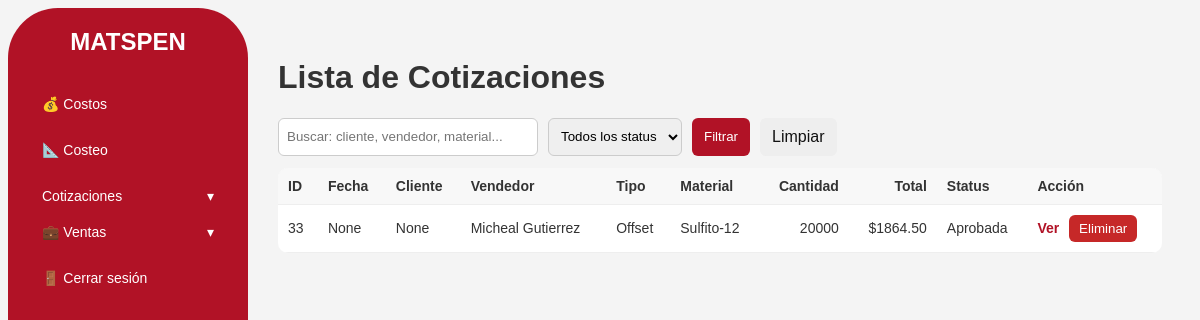
/cotizaciones, run on an earlier commit of the app's database.
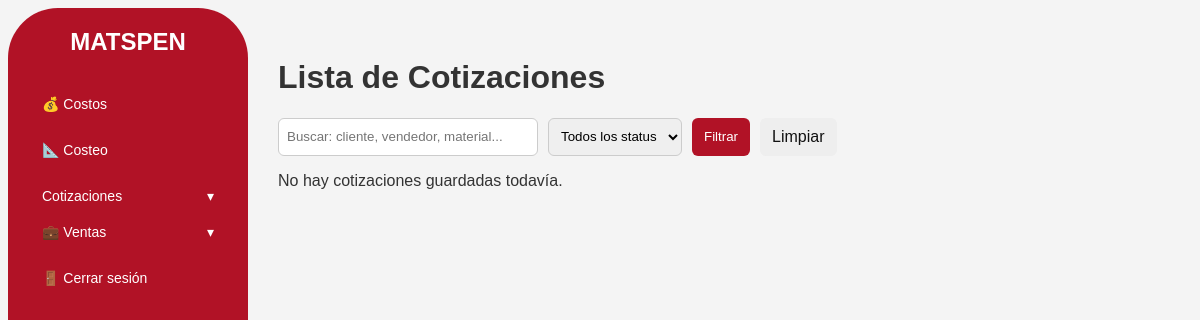
And on a later commit of the database.
### tables this page shows
CREATE TABLE "costeo" (
            id INTEGER PRIMARY KEY AUTOINCREMENT,
            fecha TEXT,
            tipo_de_impresion TEXT,
            nombre_vendedor TEXT,
            material TEXT,
            cantidad INTEGER,
            artes INTEGER,
            resmas REAL,
            costo_material REAL,
            cliente TEXT,
            planchas INTEGER,
            costo_total REAL,
            status TEXT
        );

### app.py (the view)
@app.route("/cotizaciones")
def cotizaciones():
    conn = get_db_connection()
    conn.execute("SELECT id, status FROM costeo ORDER BY id DESC LIMIT 5").fetchall()
    q = (request.args.get("q") or "").strip()          # buscar texto
    status = (request.args.get("status") or "").strip()
    sql = "SELECT * FROM costeo WHERE 1=1"
    params = []
    if status:
        sql += " AND status = ?"
        params.append(status)
    if q:
        sql += " AND (cliente LIKE ? OR nombre_vendedor LIKE ? OR material LIKE ? OR tipo_de_impresion LIKE ?)"
        like = f"%{q}%"
        params.extend([like, like, like, like])
    sql += " ORDER BY id DESC"
    cotizaciones = conn.execute(sql, params).fetchall()
    conn.close()
    return render_template("cotizaciones.html", cotizaciones=cotizaciones, q=q, status=status)

### database.py (called while the page is built)
def get_db_connection():
    conn = sqlite3.connect(DB_PATH)
    conn.row_factory = sqlite3.Row
    return conn

### templates/cotizaciones.html (shortened to what this page needs)
{% extends "base.html" %}
{% block content %}
<h1>Lista de Cotizaciones</h1>
<form method="get" style="display:flex; gap:10px; flex-wrap:wrap; margin:12px 0;">
  <input type="text" name="q" placeholder="Buscar: cliente, vendedor, material..." value="{{ q }}"
         style="padding:8px; border:1px solid #ccc; border-radius:6px; min-width:260px;">
  <select name="status" style="padding:8px; border:1px solid #ccc; border-radius:6px;">
    <option value="">Todos los status</option>
  </select>
  <button type="submit" style="padding:10px 12px; border:none; border-radius:6px; background:#b11226; color:white; cursor:pointer;">
    Filtrar
  </button>
  <a href="/cotizaciones" style="padding:10px 12px; border-radius:6px; background:#eee; color:#111; text-decoration:none;">
    Limpiar
  </a>
</form>
{% if cotizaciones and cotizaciones|length > 0 %}
  <table style="width:100%; border-collapse:collapse; background:white; border-radius:10px; overflow:hidden;">
    <thead>
      <tr style="background:#f3f3f3;">
        <th style="text-align:left; padding:10px; border-bottom:1px solid #eee;">ID</th>
        <th style="text-align:left; padding:10px; border-bottom:1px solid #eee;">Fecha</th>
        <th style="text-align:left; padding:10px; border-bottom:1px solid #eee;">Cliente</th>
        <th style="text-align:left; padding:10px; border-bottom:1px solid #eee;">Vendedor</th>
        <th style="text-align:left; padding:10px; border-bottom:1px solid #eee;">Tipo</th>
        <th style="text-align:left; padding:10px; border-bottom:1px solid #eee;">Material</th>
        <th style="text-align:right; padding:10px; border-bottom:1px solid #eee;">Cantidad</th>
        <th style="text-align:right; padding:10px; border-bottom:1px solid #eee;">Total</th>
        <th style="text-align:left; padding:10px; border-bottom:1px solid #eee;">Status</th>
        <th style="text-align:left; padding:10px; border-bottom:1px solid #eee;">Acción</th>
      </tr>
    </thead>
    <tbody>
      {% for c in cotizaciones %}
      <tr>
        <td style="padding:10px; border-bottom:1px solid #eee;">{{ c["id"] }}</td>
        <td style="padding:10px; border-bottom:1px solid #eee;">{{ c["fecha"] }}</td>
        <td style="padding:10px; border-bottom:1px solid #eee;">{{ c["cliente"] }}</td>
        <td style="padding:10px; border-bottom:1px solid #eee;">{{ c["nombre_vendedor"] }}</td>
        <td style="padding:10px; border-bottom:1px solid #eee;">{{ c["tipo_de_impresion"] }}</td>
        <td style="padding:10px; border-bottom:1px solid #eee;">{{ c["material"] }}</td>
        <td style="padding:10px; border-bottom:1px solid #eee; text-align:right;">{{ c["cantidad"] }}</td>
        <td style="padding:10px; border-bottom:1px solid #eee; text-align:right;">
          ${{ "%.2f"|format(c["costo_total"] or 0) }}
        </td>
        <td style="padding:10px; border-bottom:1px solid #eee;">{{ (c["status"] or "").strip() }}</td>
        <td style="padding:10px; border-bottom:1px solid #eee;">
          <a href="/cotizacion/{{ c['id'] }}" style="text-decoration:none; color:#b11226; font-weight:bold;">
            Ver
          </a>
        {% set st = (c["status"] or "").strip() %}
          <form method="post" action="/cotizacion/{{ c['id'] }}/eliminar" style="display:inline;"
        onsubmit="return confirm('¿Seguro que querés eliminar esta cotización?');">
    <button type="submit"
            style="padding:6px 10px; border:none; border-radius:6px; background:#c62828; color:white; cursor:pointer; margin-left:6px;">
      Eliminar
    </button>
  </form>
        </td>
      </tr>
      {% endfor %}
    </tbody>
  </table>
{% else %}
  <p>No hay cotizaciones guardadas todavía.</p>
{% endif %}
{% endblock %}

What changed in the data, as far as the page shows it:
removed costeo: id "33", fecha "None", cliente "None", nombre_vendedor "Micheal Gutierrez", tipo_de_impresion "Offset", material "Sulfito-12", cantidad "20000", costo_total "1864.50", status "Aprobada"
Also different on the page:
text no longer shown: "ID Fecha Cliente Vendedor Tipo Material Cantidad Total Status Acción"
text now shown: "No hay cotizaciones guardadas todavía."
